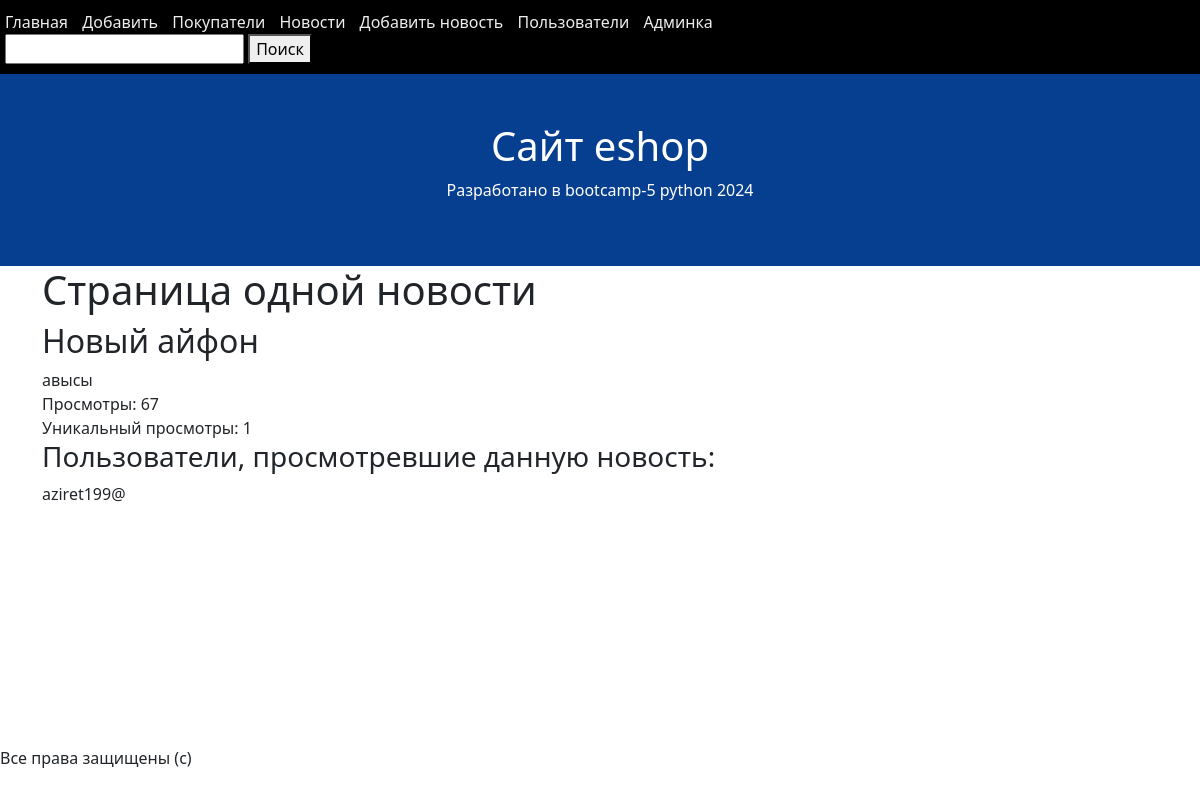
Page /new-detail/3/ on the committed database.
### news/models.py (models this page shows, shortened)
class New(models.Model):
    title = models.CharField(max_length=50)
    article = models.TextField()
    views = models.IntegerField(default=0)
    user_views = models.ManyToManyField(
        to=User,
        blank=True,
    )

### news/views.py (the view)
# urls.py: path('new-detail/<int:id>/', new_detail, name='new-detail'),
def new_detail(request, id):  # id = 8
    one_new_object = New.objects.get(id=id)  # 1 объект
    one_new_object.views += 1  # меняем значение свойства объекта
    if request.user.is_authenticated:
        one_new_object.user_views.add(request.user)
    one_new_object.save()  # сохраняем в БД
    context = {"new": one_new_object}
    return render(request, 'new.html', context)

### news/templates/new.html
{% extends 'base.html' %}
{% block content %}
<h1>Страница одной новости</h1>
<h2>{{ new.title }}</h2>
<div>{{ new.article }}</div>
<div>Просмотры: {{ new.views }}</div>
<div>Уникальный просмотры: {{ new.user_views.count }}</div>
<h3>Пользователи, просмотревшие данную новость:</h3>
{% for user in new.user_views.all %}
    <div>{{ user.username }}</div>
{% endfor %}
{% endblock %}

### rows in the picture
New: title "Новый айфон", article "авысы", views "67", user_views.count "1"

### other values in the picture
{{ user.username }} "aziret199@"
